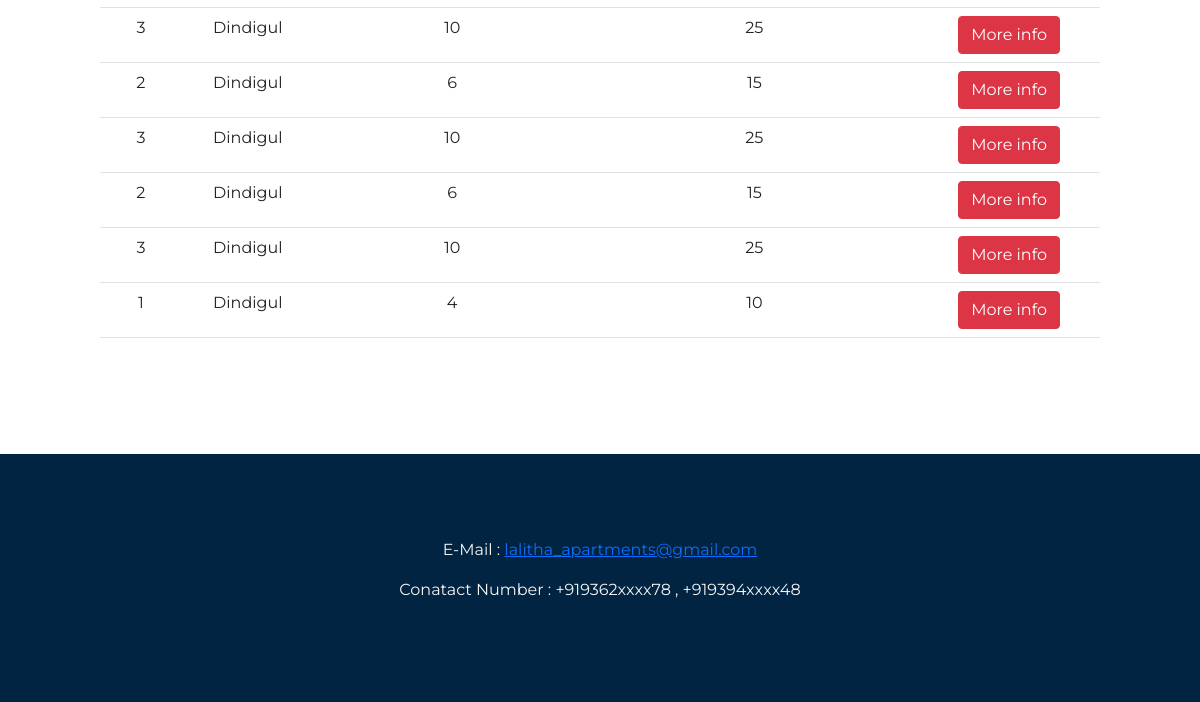
Page /home (lower part) on the earlier database version.
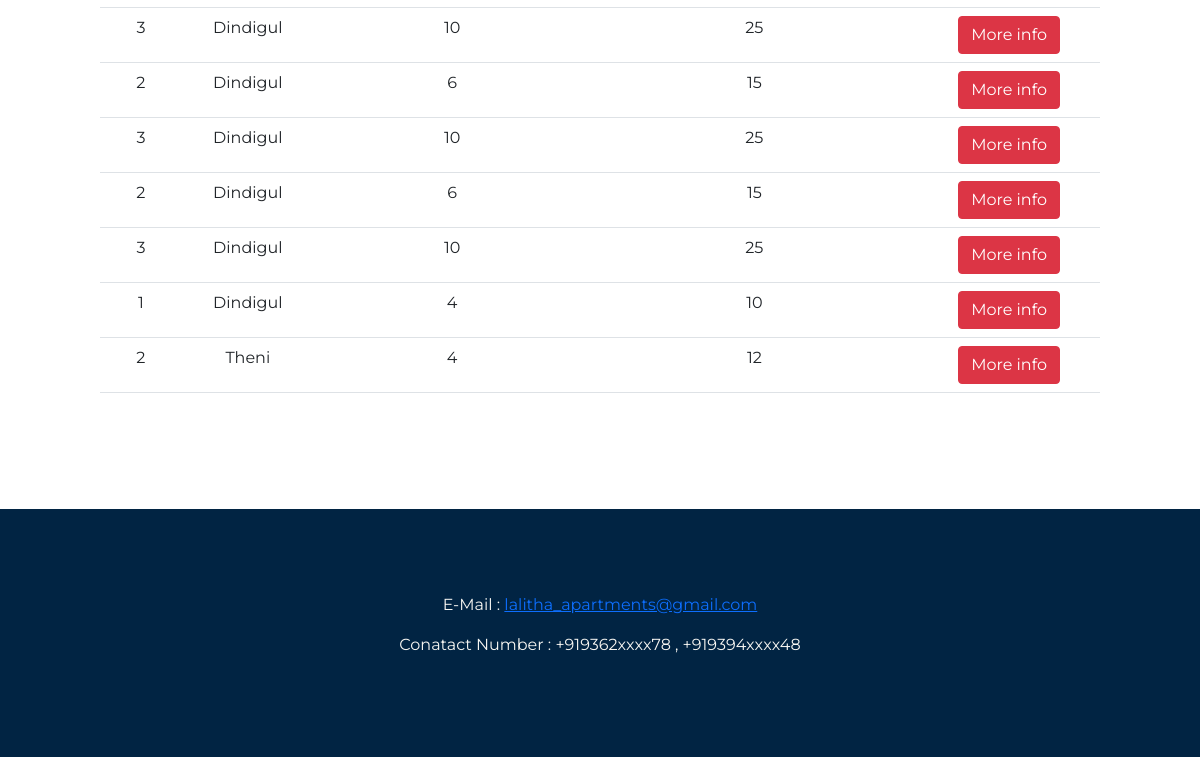
Same page on the later database version.
### rems/models.py (models this page shows, shortened)
class House(db.Model):
    __tablename__ = 'house'
    id = db.Column(db.Integer, primary_key=True)
    house_num = db.Column(db.String(5), index=True, unique=False)
    bhk = db.Column(db.String(3), index=True, unique=False)
    rent = db.Column(db.String(4), index=True, unique=False)
    advance = db.Column(db.String(4), index=True, unique=False)
    vacancy = db.Column(db.Boolean, index=True, nullable=False, unique=False)
    apt_id = db.Column(db.Integer, db.ForeignKey('apartment.id'))
    tenant = db.relationship("Tenant", uselist=False, backref="house")

class Apartment(db.Model):
    __tablename__ = 'apartment'
    id = db.Column(db.Integer, primary_key=True)
    apt_num = db.Column(db.String(5), index=True, unique=True)
    locality = db.Column(db.String(25), unique=False)
    house = db.relationship("House", uselist=False, backref="apartment")

### rems/routes.py (the view)
@app.route('/')
@app.route('/home')
def index():
    headings = ("BHK", "Locality", "Rent(in Thousands)", "Advance(in Thousands)", " ")
    ap = Apartment.query
    ids = map(lambda x: x.id, ap)
    places = map(lambda x: x.locality, ap)
    locs = dict(zip(ids, places))
    houses = House.query.filter(
        House.id.not_in(map(lambda x: x[0], Tenant.query.with_entities(Tenant.house_id).all()))).all()
    return render_template('homepage.html', headings=headings, houses=houses, apts=locs)

### rems/templates/homepage.html (shortened to what this page needs)
<!DOCTYPE html>
<html>
<head>
    <link href="https://cdn.jsdelivr.net/npm/bootstrap@5.1.0/dist/css/bootstrap.min.css" rel="stylesheet"
>
    <link rel="stylesheet" type="text/css" href="{{ url_for('static', filename= 'css/homepage.css') }}">
    <link rel="stylesheet" href="https://use.fontawesome.com/releases/v5.14.0/css/all.css"
>
</head>
<body>
<section class="white-section" id="pricing">
    <table class="table table-hover">
        <tbody>
        {% for house in houses %}
            <tr>
                <td> {{ house.bhk }}</td>
                <td> {{ apts[house.apt_id] }} </td>
                <td> {{ house.rent }} </td>
                <td> {{ house.advance }} </td>
                <td>
                    <button type="button" class="btn btn-danger ">More info</button>
                </td>
            </tr>
        {% endfor %}
        </tbody>
    </table>
</section>
<footer class="coloured" id="footer">
    <div class="container-fluid">
        <p style="color:#F7F6F2" ;>E-Mail : <a href="#">lalitha_apartments@gmail.com</a></p>
        <p style="color:#F7F6F2" ;>Conatact Number : +919362xxxx78 , +919394xxxx48</p>
    </div>
</footer>
</body>
</html>

Differences in the rows shown:
added House: bhk "2", rent "4", advance "12"
now on this page (row unchanged): Apartment: locality "Theni"
